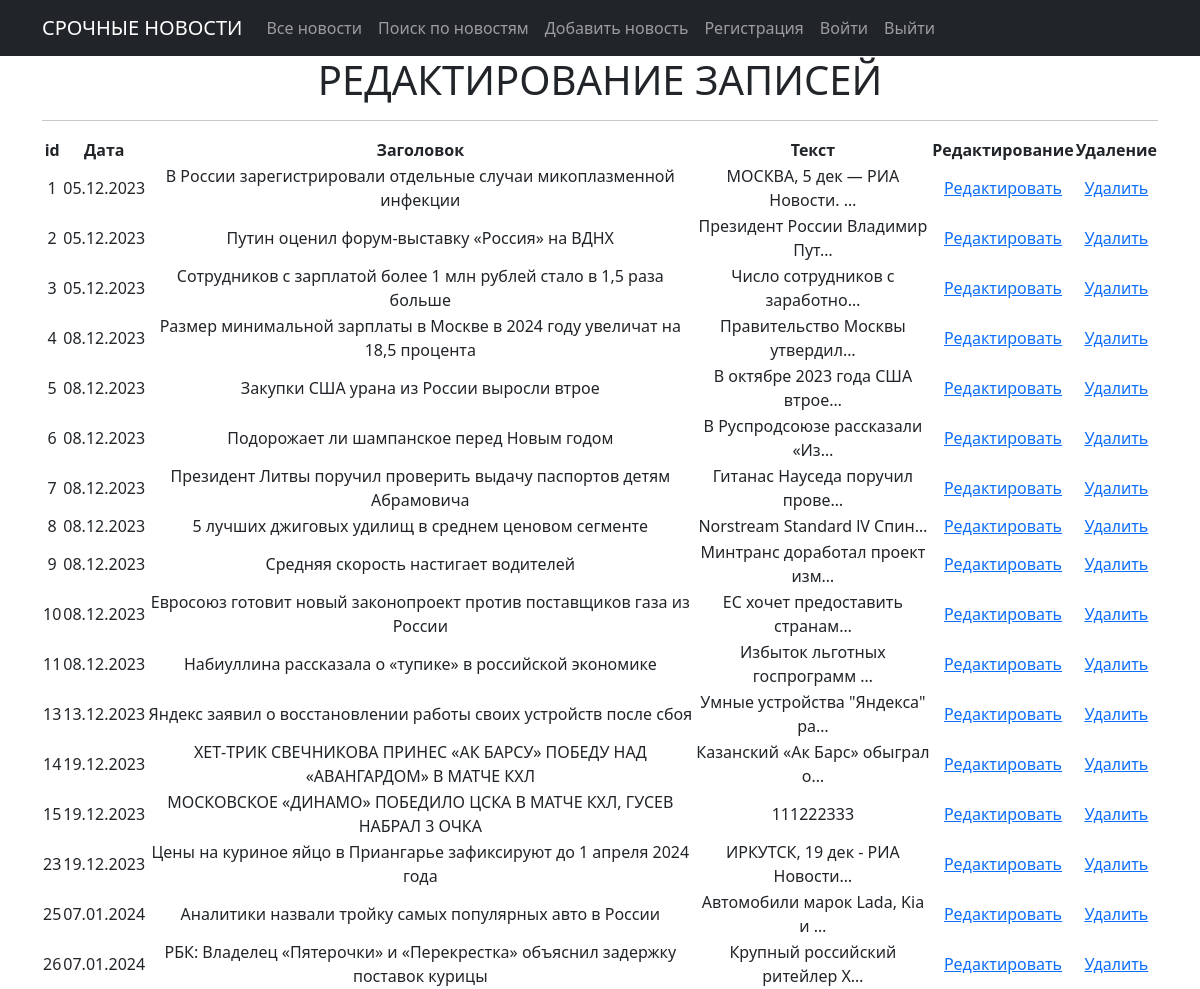
Before: /utils/ with the older database file.
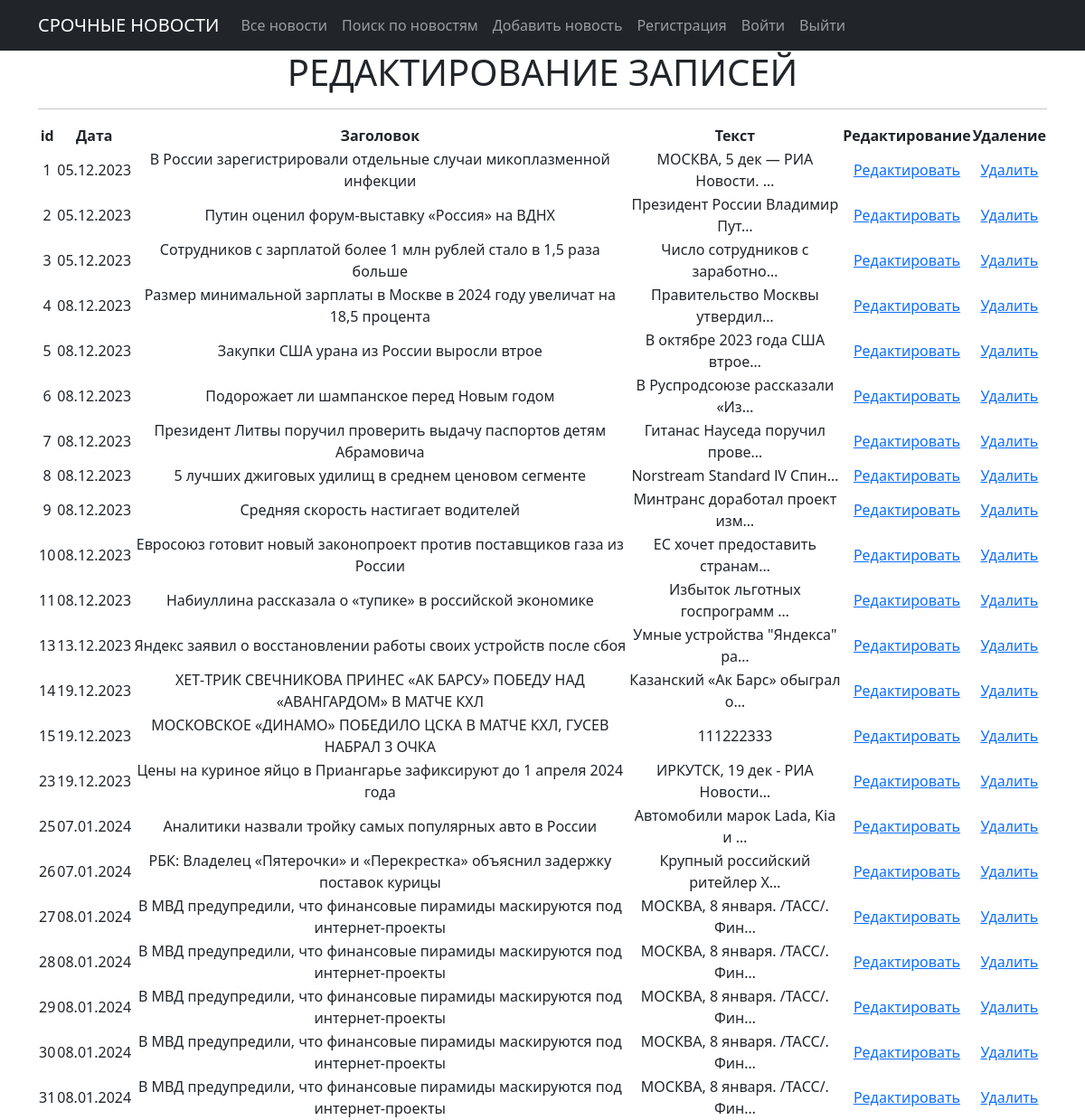
After: the same page with the newer database file.
### news/models.py (models this page shows, shortened)
class Post(models.Model):
    author = models.ForeignKey(Author, on_delete=models.CASCADE)
    NEWS = 'NW'
    ARTICLE = 'AR'
    CATEGORY_CHOICES = ((NEWS, 'Новость'), (ARTICLE, 'Статья'),)
    categoryType = models.CharField(max_length=2, choices=CATEGORY_CHOICES, default=ARTICLE)
    dateCreation = models.DateTimeField(auto_now_add=True)
    postCategory = models.ManyToManyField('Category', through='PostCategory')
    title = models.CharField(max_length=128)
    text = models.TextField()
    rating = models.SmallIntegerField(default=0)

### news/views.py (the view)
# urls.py: path('utils/', NewsUtil.as_view(), name='news_util'),
class NewsUtil(ListView):
    form_class = PostForm
    model = Post
    template_name = 'news_utils.html'

### templates/news_utils.html (shortened to what this page needs)
{% extends 'flatpages/default.html' %}
{% load custom_tags %}
{% block content %}
    <h1>РЕДАКТИРОВАНИЕ ЗАПИСЕЙ</h1>
       <hr>
    {% if post_list %}
        <table>
           <tr>
               <th scope="col">id</th>
               <th scope="col">Дата</th>
               <th scope="col">Заголовок</th>
               <th scope="col">Текст</th>
               <th scope="col">Редактирование</th>
               <th scope="col">Удаление</th>
           </tr>
          {% for n in post_list %}
           <tr>
               <td>{{ n.id }}</td>
               <td>{{ n.dateCreation|date:'d.m.Y' }}</td>
               <td>{{ n.title}}</td>
               <td>{{ n.text|truncatechars:30 }}</td>
               <td><a href="{% url 'edit_page' n.pk %}">Редактировать</a></td>
               <td><a href="{% url 'delete_page' n.pk %}">Удалить</a></td>
           </tr>
           {% endfor %}
        </table>
   {% else %}
       <h2>Новостей нет!</h2>
   {% endif %}
{% endblock content %}

Changed rows visible on the page:
added Post: id "27", dateCreation "08.01.2024", title "В МВД предупредили, что финансовые пирамиды маскируются под интернет-проекты", text "МОСКВА, 8 января. /ТАСС/. Фин…"
added Post: id "28", dateCreation "08.01.2024", title "В МВД предупредили, что финансовые пирамиды маскируются под интернет-проекты", text "МОСКВА, 8 января. /ТАСС/. Фин…"
added Post: id "29", dateCreation "08.01.2024", title "В МВД предупредили, что финансовые пирамиды маскируются под интернет-проекты", text "МОСКВА, 8 января. /ТАСС/. Фин…"
added Post: id "30", dateCreation "08.01.2024", title "В МВД предупредили, что финансовые пирамиды маскируются под интернет-проекты", text "МОСКВА, 8 января. /ТАСС/. Фин…"
added Post: id "31", dateCreation "08.01.2024", title "В МВД предупредили, что финансовые пирамиды маскируются под интернет-проекты", text "МОСКВА, 8 января. /ТАСС/. Фин…"
